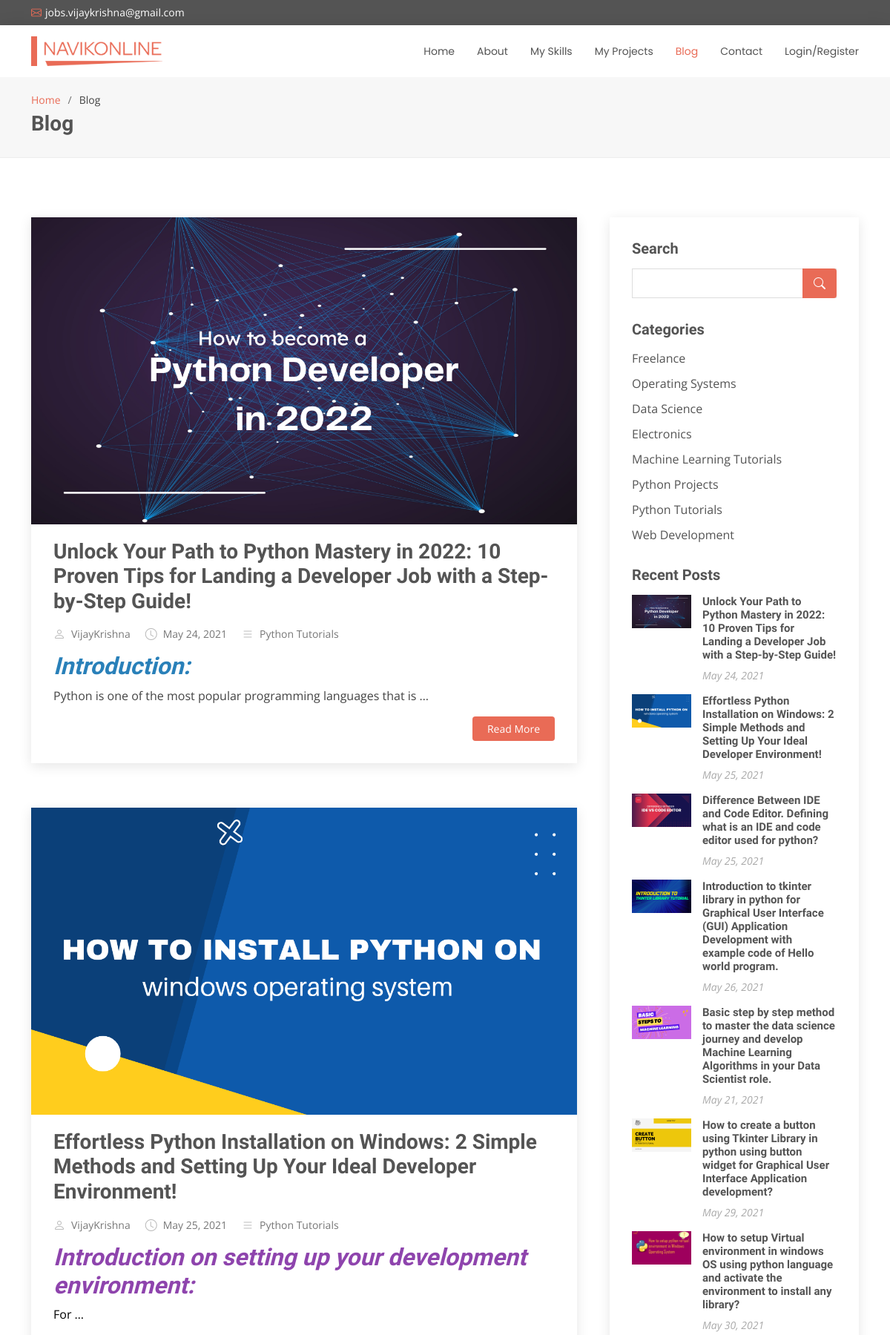
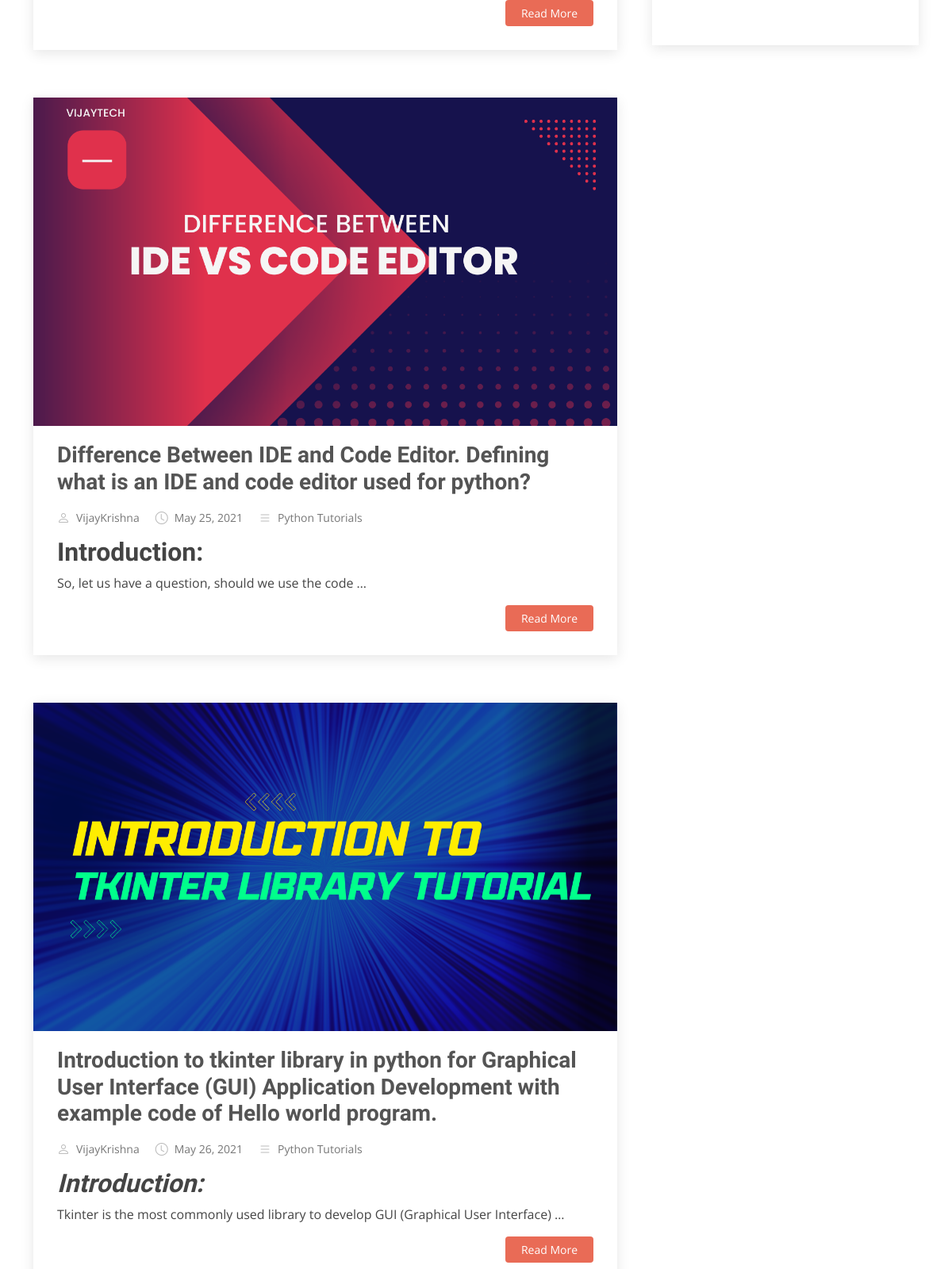
Screenshot of /blog/ (upper part) with the database file from the repository (2 pictures, top to bottom).
### myapp/models.py (models this page shows, shortened)
class Post(models.Model):
    category = models.ForeignKey(Category, on_delete=models.CASCADE, related_name = 'categories')
    user = models.ForeignKey(User, on_delete=models.CASCADE, related_name='users')
    title = models.CharField(max_length =255)
    thumbnail = models.ImageField(upload_to = 'post/thumbnail')
    description = RichTextField(blank=True, null = True)
    tags = models.CharField(max_length=255)
    posted_at = models.DateField(default = datetime.now)
    is_published = models.BooleanField(default = False)
    class Meta:
        verbose_name = ("Post")
        verbose_name_plural = ('Posts')

class Category(models.Model):
    name = models.CharField(max_length=255)
    created = models.DateTimeField(default = datetime.now)
    def __str__(self):
        return self.name
    class meta:
        verbose_name = 'Category'
        verbose_name_plural = 'Categories'

### myapp/views.py (the view)
# urls.py: path('blog/', views.pages.blog, name = 'blog'),
    @staticmethod
    def blog(request):
        category_name = request.GET.get('category')
        posts = Post.objects.filter(is_published=True)
        if category_name:
            posts = posts.filter(category__name=category_name)
        paginator = Paginator(posts, 10)
        page = request.GET.get('page')
        posts = paginator.get_page(page)
        categories = Category.objects.all()
        context = {
            'posts': posts,
            'categories': categories
        }
        return render(request, 'templates/pages/blog.html', context)

### templates/pages/blog.html (shortened to what this page needs)
{% load static %}
<!DOCTYPE html>
<html lang="en">
<head>
  <link href="{% static 'assets/vendor/animate.css/animate.min.css' %}" rel="stylesheet">
  <link href="{% static 'assets/vendor/bootstrap/css/bootstrap.min.css' %}" rel="stylesheet">
  <link href="{% static 'assets/vendor/bootstrap-icons/bootstrap-icons.css' %}" rel="stylesheet">
  <link href="{% static 'assets/vendor/boxicons/css/boxicons.min.css' %}" rel="stylesheet">
  <link href="{% static 'assets/vendor/glightbox/css/glightbox.min.css' %}" rel="stylesheet">
  <link href="{% static 'assets/vendor/swiper/swiper-bundle.min.css' %}" rel="stylesheet">
  <link href="{% static 'assets/css/style.css' %}" rel="stylesheet">
</head>
<body>
  <section id="topbar" class="d-flex align-items-center">
    <div class="container d-flex justify-content-center justify-content-md-between">
      <div class="contact-info d-flex align-items-center">
        <i class="bi bi-envelope d-flex align-items-center"><a href="mailto:jobs.vijaykrishna@gmail.com">jobs.vijaykrishna@gmail.com</a></i>
      </div>
    </div>
  </section>
  <header id="header" class="d-flex align-items-center">
    <div class="container d-flex justify-content-between align-items-center">
      <div class="logo">
        <h1><a href="/"><img src="{% static 'assets/img/logo.png' %}" alt="logo"/></a></h1>
      </div>
      <nav id="navbar" class="navbar">
          {% if user.is_authenticated %}
          <ul>
            <li><a href="/">Home</a></li>
            <li><a class="active" href="{% url 'blog' %}">Blog</a></li>
            <li><a href="{% url 'Templates' %}">My Projects</a></li>
            <li><a href="{% url 'logout' %}">Logout</a></li>
          </ul>
          {% else %}
          <ul>
            <li><a href="/">Home</a></li>
            <li><a href="{% url 'about' %}" >About</a></li>
            <li><a href="{% url 'services' %}">My Skills</a></li>
            <li><a href="{% url 'Templates' %}">My Projects</a></li>
            <li><a class="active" href="{% url 'blog' %}">Blog</a></li>
            <li><a href="{% url 'contact' %}">Contact</a></li>
            <li><a href="{% url 'register' %}">Login/Register</a></li>
          </ul>
          {% endif %}
      </nav>
    </div>
  </header>
  <main id="main">
    <section id="breadcrumbs" class="breadcrumbs">
      <div class="container">
        <ol>
          <li><a href="/">Home</a></li>
          <li>Blog</li>
        </ol>
        <h2>Blog</h2>
      </div>
    </section>
    <section id="blog" class="blog" >
      <div class="container" data-aos="fade-up">
        <div class="row">
          <div class="col-lg-8 entries">
            {% for post in posts %}
            <article class="entry">
              <div class="entry-img">
                <img src="{{post.thumbnail.url}}" alt="" class="img-fluid">
              </div>
              <h2 class="entry-title">
                <a href="{% url 'blog_single' post.title %}">{{post.title}}</a>
              </h2>
              <div class="entry-meta">
                <ul>
                  <li class="d-flex align-items-center"><i class="bi bi-person"></i> <a href="{% url 'blog_single' post.title %}">{{post.user}}</a></li>
                  <li class="d-flex align-items-center"><i class="bi bi-clock"></i> <a href="{% url 'blog_single' post.title %}"><time >{{post.posted_at}}</time></a></li>
                  <li class="d-flex align-items-center"><i class="bi bi-list"></i> <a href="{% url 'blog_single' post.title %}">{{post.category}}</a></li>
                </ul>
              </div>
              <div class="entry-content">
                <p>
                  {{post.description|safe|truncatewords:"30"|linebreaks}}
                </p>
                <div class="read-more">
                  <a href="{% url 'blog_single' post.title %}">Read More</a>
                </div>
              </div>
            </article>
            {% endfor %}
          </div>
          <div class="col-lg-4">
            <div class="sidebar">
              <h3 class="sidebar-title">Search</h3>
              <div class="sidebar-item search-form">
                <form action="/search/" method="GET">{% csrf_token %}
                  <input type="text" name="q">
                  <button type="submit"><i class="bi bi-search"></i></button>
                </form>
              </div>
              <h3 class="sidebar-title">Categories</h3>
              <div class="sidebar-item categories">
                <ul>
                  {% for category in categories %}
                    <li><a href="/blog/?category={{ category.name }}">{{ category.name }} </a></li>
                  {% endfor %}
                </ul>
              </div>
              <h3 class="sidebar-title">Recent Posts</h3>
              <div class="sidebar-item recent-posts">
                {% for post in posts %}
                <div class="post-item clearfix">
                  <img src="{{post.thumbnail.url}}" alt="">
                  <h4><a href="{% url 'blog_single' post.title %}">{{post.title}}</a></h4>
                  <time datetime="{{post.posted_at}}">{{post.posted_at}}</time>
                </div>
                {% endfor %}
              </div>
            </div>
          </div>
        </div>
      </div>
    </section>
  </main>
</body>
</html>

### rows the page displays
Post: thumbnail (picture), title "Unlock Your Path to Python Mastery in 2022: 10 Proven Tips for Landing a Developer Job with a Step-by-Step Guide!", user "VijayKrishna", posted_at "May 24, 2021", category "Python Tutorials", description "Introduction: Python is one of the most popular programming languages that is …"
Post: thumbnail (picture), title "Effortless Python Installation on Windows: 2 Simple Methods and Setting Up Your Ideal Developer Environment!", user "VijayKrishna", posted_at "May 25, 2021", category "Python Tutorials", description "Introduction on setting up your development environment: For …"
Post: thumbnail (picture), title "Difference Between IDE and Code Editor. Defining what is an IDE and code editor used for python?", user "VijayKrishna", posted_at "May 25, 2021", category "Python Tutorials", description "Introduction: So, let us have a question, should we use the code …"
Post: thumbnail (picture), title "Introduction to tkinter library in python for Graphical User Interface (GUI) Application Development with example code of Hello world program.", user "VijayKrishna", posted_at "May 26, 2021", category "Python Tutorials", description "Introduction: Tkinter is the most commonly used library to develop GUI (Graphical User Interface) …"
Category: name "Freelance"
Category: name "Operating Systems"
Category: name "Data Science"
Category: name "Electronics"
Category: name "Machine Learning Tutorials"
Category: name "Python Projects"
Category: name "Python Tutorials"
Category: name "Web Development"
Post: thumbnail (picture), title "Basic step by step method to master the data science journey and develop Machine Learning Algorithms in your Data Scientist role.", posted_at "May 21, 2021"
Post: thumbnail (picture), title "How to create a button using Tkinter Library in python using button widget for Graphical User Interface Application development?", posted_at "May 29, 2021"
Post: thumbnail (picture), title "How to setup Virtual environment in windows OS using python language and activate the environment to install any library?", posted_at "May 30, 2021"
